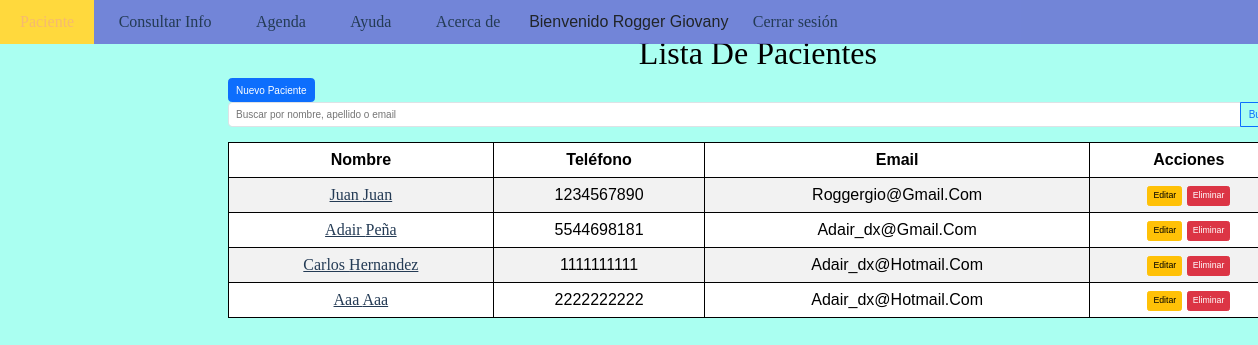
The page /pacientes/lista_pacientes (signed in) on the database its author committed.
### accounts/models.py (models this page shows, shortened)
class Account(AbstractBaseUser):
    first_name = models.CharField(
        max_length=50,
        validators=[MinLengthValidator(3)]  # Validador para la longitud mínima
    )
    last_name = models.CharField(max_length=50)
    username = models.CharField(max_length=50, unique=True)
    email = models.EmailField(max_length=100, unique=True)
    phone_number = models.CharField(
    max_length=10,
    validators=[RegexValidator(regex=r'^\+?1?\d{9,11}$', message="El número debe tener entre 9 y 15 dígitos y puede incluir '+' al inicio.")]
)
    date_joined = models.DateTimeField(auto_now_add=True)
    last_login = models.DateTimeField(auto_now_add=True)
    expiration_date = models.DateTimeField(auto_now_add=True)
    is_admin = models.BooleanField(default=False)
    is_staff = models.BooleanField(default=False)
    is_active = models.BooleanField(default=False)
    is_superadmin = models.BooleanField(default=False)
    USERNAME_FIELD='email'
    REQUIRED_FIELDS=['username', 'first_name', 'last_name']
    objects=MyAccountManager()

### pacientes/models.py (models this page shows, shortened)
class Paciente(models.Model):
    nutriologo = models.ForeignKey(Account, on_delete=models.CASCADE, related_name='pacientes')
    apellido_paterno = models.CharField(max_length=50, blank=True, null=True)
    apellido_materno = models.CharField(max_length=50, blank=True, null=True)
    nombre = models.CharField(max_length=100, blank=True, null=True)
    fecha_nacimiento = models.DateField()
    telefono = models.CharField(max_length=10)
    email = models.EmailField(max_length=100, blank=True, null=True)
    motivo_consulta = models.TextField(blank=True, null=True)
    genero = models.CharField(
        max_length=1,
        choices=[('F', 'Femenino'), ('M', 'Masculino')],
        default='F'
    )
    escolaridad = models.CharField(max_length=100, blank=True, null=True)
    ocupacion = models.CharField(max_length=100, blank=True, null=True)
    vegetariano = models.BooleanField(default=False)
    embarazo = models.BooleanField(default=False)
    deportista = models.BooleanField(default=False)
    adulto_mayor = models.BooleanField(default=False)
    pediatrico = models.BooleanField(default=False)
    fecha_registro = models.DateTimeField(auto_now_add=True)

### pacientes/views.py (the view)
# urls.py: path('lista_pacientes', views.lista_pacientes, name='lista_pacientes'),
@login_required
def lista_pacientes(request):
    query = request.GET.get('q')
    if query:
        pacientes = Paciente.objects.filter(
            Q(nutriologo=request.user) &
            (
                Q(nombre__icontains=query) |
                Q(apellido_paterno__icontains=query) |
                Q(apellido_materno__icontains=query) |
                Q(email__icontains=query)
            )
        )
    else:
        pacientes = Paciente.objects.filter(nutriologo=request.user)
    return render(request, 'pacientes/lista_pacientes.html', {
        'pacientes': pacientes,
        'query': query,
    })

### templates/pacientes/lista_pacientes.html (shortened to what this page needs)
{% extends 'base_pacientes.html' %}
{% block content %}
<h2>Lista de Pacientes</h2>
<a href="{% url 'crear_paciente' %}" class="btn btn-primary">Nuevo Paciente</a>
<form method="GET" class="mb-4">
    <div class="input-group">
        <input type="text" name="q" value="{{ query|default_if_none:'' }}" class="form-control" placeholder="Buscar por nombre, apellido o email">
      <button type="submit" class="btn btn-outline-primary">Buscar</button>
    </div>
  </form>
  <table class="table table-striped mt-3">
    <thead>
      <tr>
        <th>Nombre</th>
        <th>Teléfono</th>
        <th>Email</th>
        <th>Acciones</th>
      </tr>
    </thead>
    <tbody>
      {% if pacientes %}
        {% for paciente in pacientes %}
        <tr>
          <td><a href="{% url 'datos_paciente' paciente_id=paciente.id %}">{{ paciente.nombre }} {{ paciente.apellido_paterno }}</a></td>
          <td>{{ paciente.telefono }}</td>
          <td>{{ paciente.email }}</td>
          <td>
            <a href="{% url 'editar_paciente' paciente.id %}" class="btn btn-warning btn-sm">Editar</a>
            <a href="{% url 'eliminar_paciente' paciente.id %}" class="btn btn-danger btn-sm">Eliminar</a>
          </td>
        </tr>
        {% endfor %}
      {% else %}
        <tr>
          <td colspan="4" class="text-center text-muted">No se encontraron pacientes con ese criterio.</td>
        </tr>
      {% endif %}
    </tbody>
  </table>
{% endblock %}

### templates/base_pacientes.html (shortened to what this page needs)
{% load static %}
<!DOCTYPE html>
<html lang="es">
<head>
    <link rel="stylesheet" href="{% static 'css/bootstrap.min.css' %}">
</head>
<body>
    {% include 'navBar.html' %}
    <div class="container-fluid">
        <div class="row">
            <main class="col-md-9 col-lg-10">
              <br>
                {% block content %}{% endblock %}
            </main>
        </div>
    </div>
</body>
</html>

### templates/navBar.html (shortened to what this page needs)
<nav>
  <div class="navbar-contenido">
    <div class="navegacion__usuario">
      {% if user.id is None %}
        <span>Bienvenido visitante!</span>
        <a href="{% url 'login' %}">Login</a> |
        <a href="{% url 'register' %}">Registrar</a>
      {% else %}
      <ul class="navegacion__menu">
        <li class="navegacion__enlace"><a href="{% url 'lista_pacientes' %}">Paciente</a></li>
        <li class="navegacion__enlace"><a href="{% url 'consultar' %}">Consultar Info</a></li>
        <li class="navegacion__enlace"><a href="#">Agenda</a></li>
        <li class="navegacion__enlace"><a href="#">Ayuda</a></li>
        <li class="navegacion__enlace"><a href="#">Acerca de</a></li>
        <li class="navegacion__usuario"> <span>Bienvenido {{ user.first_name }}</span></li>
        <li class="navegacion__usuario"> <a href="{% url 'logout' %}">Cerrar sesión</a></li>
      </ul>
      {% endif %}
    </div>
  </div>
</nav>

### rows shown on the page
Account: first_name "Rogger Giovany"
Paciente: nombre "Juan", apellido_paterno "Juan", telefono "1234567890", email "Roggergio@gmail.com"
Paciente: nombre "Adair", apellido_paterno "Peña", telefono "5544698181", email "Adair_dx@gmail.com"
Paciente: nombre "Carlos", apellido_paterno "Hernandez", telefono "1111111111", email "Adair_dx@hotmail.com"
Paciente: nombre "Aaa", apellido_paterno "Aaa", telefono "2222222222", email "Adair_dx@hotmail.com"
